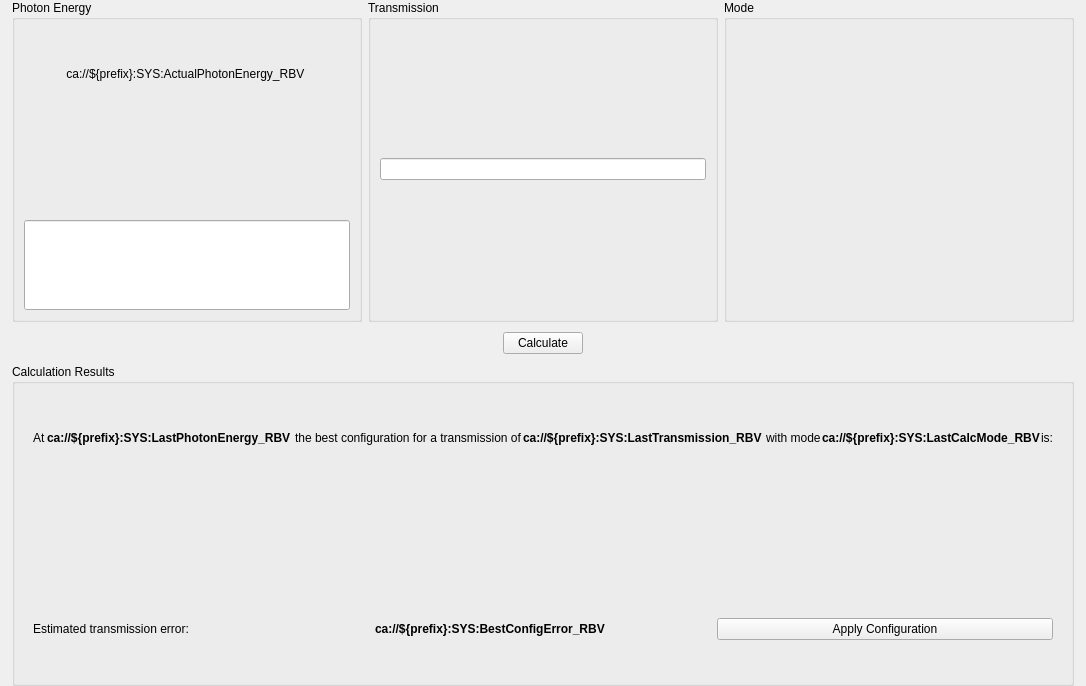
<?xml version="1.0" encoding="UTF-8"?>
<ui version="4.0">
 <class>AttenuatorCalculator</class>
 <widget class="QWidget" name="AttenuatorCalculator">
  <property name="geometry">
   <rect>
    <x>0</x>
    <y>0</y>
    <width>999</width>
    <height>686</height>
   </rect>
  </property>
  <property name="windowTitle">
   <string>Form</string>
  </property>
  <layout class="QVBoxLayout" name="verticalLayout_7" stretch="1,1,1">
   <property name="spacing">
    <number>10</number>
   </property>
   <property name="sizeConstraint">
    <enum>QLayout::SetMinimumSize</enum>
   </property>
   <property name="leftMargin">
    <number>12</number>
   </property>
   <property name="topMargin">
    <number>0</number>
   </property>
   <property name="rightMargin">
    <number>12</number>
   </property>
   <property name="bottomMargin">
    <number>0</number>
   </property>
   <item>
    <widget class="QFrame" name="frame_2">
     <property name="sizePolicy">
      <sizepolicy hsizetype="MinimumExpanding" vsizetype="Minimum">
       <horstretch>0</horstretch>
       <verstretch>0</verstretch>
      </sizepolicy>
     </property>
     <property name="minimumSize">
      <size>
       <width>0</width>
       <height>150</height>
      </size>
     </property>
     <property name="frameShape">
      <enum>QFrame::NoFrame</enum>
     </property>
     <property name="frameShadow">
      <enum>QFrame::Raised</enum>
     </property>
     <property name="lineWidth">
      <number>0</number>
     </property>
     <layout class="QHBoxLayout" name="horizontalLayout_2" stretch="1,1,1">
      <property name="leftMargin">
       <number>0</number>
      </property>
      <property name="topMargin">
       <number>0</number>
      </property>
      <property name="rightMargin">
       <number>0</number>
      </property>
      <property name="bottomMargin">
       <number>0</number>
      </property>
      <item>
       <widget class="QGroupBox" name="PhotonEnergyBox">
        <property name="title">
         <string>Photon Energy</string>
        </property>
        <layout class="QVBoxLayout" name="verticalLayout_2">
         <item>
          <widget class="PyDMLabel" name="ActualEnergy">
           <property name="sizePolicy">
            <sizepolicy hsizetype="Preferred" vsizetype="Preferred">
             <horstretch>0</horstretch>
             <verstretch>0</verstretch>
            </sizepolicy>
           </property>
           <property name="toolTip">
            <string/>
           </property>
           <property name="text">
            <string>ca://${prefix}:SYS:ActualPhotonEnergy_RBV </string>
           </property>
           <property name="alignment">
            <set>Qt::AlignCenter</set>
           </property>
           <property name="showUnits" stdset="0">
            <bool>true</bool>
           </property>
           <property name="channel" stdset="0">
            <string>ca://${prefix}:SYS:ActualPhotonEnergy_RBV </string>
           </property>
          </widget>
         </item>
         <item>
          <widget class="PyDMEnumButton" name="EnergyEnum">
           <property name="sizePolicy">
            <sizepolicy hsizetype="Preferred" vsizetype="Preferred">
             <horstretch>0</horstretch>
             <verstretch>0</verstretch>
            </sizepolicy>
           </property>
           <property name="toolTip">
            <string/>
           </property>
           <property name="channel" stdset="0">
            <string>ca://${prefix}:SYS:EnergySource</string>
           </property>
           <property name="items" stdset="0">
            <stringlist/>
           </property>
          </widget>
         </item>
         <item>
          <widget class="PyDMLineEdit" name="CustomPhotonEnergy">
           <property name="sizePolicy">
            <sizepolicy hsizetype="Expanding" vsizetype="Preferred">
             <horstretch>0</horstretch>
             <verstretch>0</verstretch>
            </sizepolicy>
           </property>
           <property name="toolTip">
            <string/>
           </property>
           <property name="rules" stdset="0">
            <string>[{&quot;name&quot;: &quot;IfCustom&quot;, &quot;property&quot;: &quot;Visible&quot;, &quot;expression&quot;: &quot;ch[0] == 1&quot;, &quot;channels&quot;: [{&quot;channel&quot;: &quot;ca://${prefix}:SYS:EnergySource&quot;, &quot;trigger&quot;: true}]}]</string>
           </property>
           <property name="precision" stdset="0">
            <number>0</number>
           </property>
           <property name="showUnits" stdset="0">
            <bool>true</bool>
           </property>
           <property name="channel" stdset="0">
            <string>ca://${prefix}:SYS:CustomPhotonEnergy</string>
           </property>
          </widget>
         </item>
        </layout>
       </widget>
      </item>
      <item>
       <widget class="QGroupBox" name="TransmissionBox">
        <property name="title">
         <string>Transmission</string>
        </property>
        <layout class="QVBoxLayout" name="verticalLayout_3">
         <item>
          <widget class="PyDMLineEdit" name="DesiredTransmission">
           <property name="toolTip">
            <string/>
           </property>
           <property name="rules" stdset="0">
            <string>[]</string>
           </property>
           <property name="precision" stdset="0">
            <number>0</number>
           </property>
           <property name="showUnits" stdset="0">
            <bool>false</bool>
           </property>
           <property name="channel" stdset="0">
            <string>ca://${prefix}:SYS:DesiredTransmission</string>
           </property>
           <property name="displayFormat" stdset="0">
            <enum>PyDMLineEdit::Exponential</enum>
           </property>
          </widget>
         </item>
        </layout>
       </widget>
      </item>
      <item>
       <widget class="QGroupBox" name="ModeBox">
        <property name="title">
         <string>Mode</string>
        </property>
        <property name="flat">
         <bool>false</bool>
        </property>
        <layout class="QVBoxLayout" name="verticalLayout_5">
         <item>
          <widget class="PyDMEnumButton" name="PyDMEnumButton_2">
           <property name="sizePolicy">
            <sizepolicy hsizetype="Preferred" vsizetype="Preferred">
             <horstretch>0</horstretch>
             <verstretch>0</verstretch>
            </sizepolicy>
           </property>
           <property name="toolTip">
            <string/>
           </property>
           <property name="channel" stdset="0">
            <string>ca://${prefix}:SYS:CalcMode</string>
           </property>
           <property name="items" stdset="0">
            <stringlist/>
           </property>
          </widget>
         </item>
        </layout>
       </widget>
      </item>
     </layout>
    </widget>
   </item>
   <item alignment="Qt::AlignHCenter">
    <widget class="PyDMPushButton" name="CalculateButton">
     <property name="toolTip">
      <string/>
     </property>
     <property name="text">
      <string>Calculate</string>
     </property>
     <property name="autoDefault">
      <bool>true</bool>
     </property>
     <property name="default">
      <bool>false</bool>
     </property>
     <property name="channel" stdset="0">
      <string>ca://${prefix}:SYS:Run</string>
     </property>
     <property name="pressValue" stdset="0">
      <string>1</string>
     </property>
    </widget>
   </item>
   <item>
    <widget class="QGroupBox" name="groupBox">
     <property name="title">
      <string>Calculation Results</string>
     </property>
     <layout class="QVBoxLayout" name="verticalLayout_4">
      <item>
       <widget class="QFrame" name="frame">
        <property name="sizePolicy">
         <sizepolicy hsizetype="Maximum" vsizetype="Preferred">
          <horstretch>0</horstretch>
          <verstretch>0</verstretch>
         </sizepolicy>
        </property>
        <property name="frameShape">
         <enum>QFrame::NoFrame</enum>
        </property>
        <property name="frameShadow">
         <enum>QFrame::Raised</enum>
        </property>
        <layout class="QHBoxLayout" name="horizontalLayout" stretch="0,1,2,1,0,0,0,0">
         <property name="spacing">
          <number>1</number>
         </property>
         <property name="sizeConstraint">
          <enum>QLayout::SetMinimumSize</enum>
         </property>
         <item>
          <widget class="QLabel" name="label">
           <property name="text">
            <string>At</string>
           </property>
          </widget>
         </item>
         <item>
          <widget class="PyDMLabel" name="ActualEnergy_2">
           <property name="font">
            <font>
             <weight>75</weight>
             <bold>true</bold>
            </font>
           </property>
           <property name="toolTip">
            <string/>
           </property>
           <property name="styleSheet">
            <string notr="true"/>
           </property>
           <property name="text">
            <string>ca://${prefix}:SYS:LastPhotonEnergy_RBV </string>
           </property>
           <property name="alignment">
            <set>Qt::AlignLeading|Qt::AlignLeft|Qt::AlignVCenter</set>
           </property>
           <property name="showUnits" stdset="0">
            <bool>true</bool>
           </property>
           <property name="channel" stdset="0">
            <string>ca://${prefix}:SYS:LastPhotonEnergy_RBV </string>
           </property>
          </widget>
         </item>
         <item alignment="Qt::AlignLeft">
          <widget class="QLabel" name="label_2">
           <property name="sizePolicy">
            <sizepolicy hsizetype="Fixed" vsizetype="Fixed">
             <horstretch>0</horstretch>
             <verstretch>0</verstretch>
            </sizepolicy>
           </property>
           <property name="text">
            <string>the best configuration for a transmission of</string>
           </property>
          </widget>
         </item>
         <item alignment="Qt::AlignLeft">
          <widget class="PyDMLabel" name="ActualEnergy_3">
           <property name="font">
            <font>
             <weight>75</weight>
             <bold>true</bold>
            </font>
           </property>
           <property name="toolTip">
            <string/>
           </property>
           <property name="text">
            <string>ca://${prefix}:SYS:LastTransmission_RBV </string>
           </property>
           <property name="alignment">
            <set>Qt::AlignLeading|Qt::AlignLeft|Qt::AlignVCenter</set>
           </property>
           <property name="showUnits" stdset="0">
            <bool>true</bool>
           </property>
           <property name="channel" stdset="0">
            <string>ca://${prefix}:SYS:LastTransmission_RBV </string>
           </property>
           <property name="displayFormat" stdset="0">
            <enum>PyDMLabel::Exponential</enum>
           </property>
          </widget>
         </item>
         <item>
          <widget class="QLabel" name="label_3">
           <property name="text">
            <string>with mode</string>
           </property>
          </widget>
         </item>
         <item>
          <widget class="PyDMLabel" name="ActualEnergy_4">
           <property name="font">
            <font>
             <weight>75</weight>
             <bold>true</bold>
            </font>
           </property>
           <property name="toolTip">
            <string/>
           </property>
           <property name="text">
            <string>ca://${prefix}:SYS:LastCalcMode_RBV</string>
           </property>
           <property name="alignment">
            <set>Qt::AlignLeading|Qt::AlignLeft|Qt::AlignVCenter</set>
           </property>
           <property name="showUnits" stdset="0">
            <bool>true</bool>
           </property>
           <property name="alarmSensitiveBorder" stdset="0">
            <bool>false</bool>
           </property>
           <property name="channel" stdset="0">
            <string>ca://${prefix}:SYS:LastCalcMode_RBV</string>
           </property>
          </widget>
         </item>
         <item>
          <widget class="QLabel" name="label_4">
           <property name="text">
            <string>is:</string>
           </property>
          </widget>
         </item>
         <item>
          <spacer name="horizontalSpacer">
           <property name="orientation">
            <enum>Qt::Horizontal</enum>
           </property>
           <property name="sizeHint" stdset="0">
            <size>
             <width>40</width>
             <height>20</height>
            </size>
           </property>
          </spacer>
         </item>
        </layout>
       </widget>
      </item>
      <item>
       <widget class="PyDMByteIndicator" name="ActiveConfig_2">
        <property name="sizePolicy">
         <sizepolicy hsizetype="Preferred" vsizetype="Preferred">
          <horstretch>0</horstretch>
          <verstretch>0</verstretch>
         </sizepolicy>
        </property>
        <property name="minimumSize">
         <size>
          <width>0</width>
          <height>60</height>
         </size>
        </property>
        <property name="maximumSize">
         <size>
          <width>16777215</width>
          <height>16777215</height>
         </size>
        </property>
        <property name="toolTip">
         <string/>
        </property>
        <property name="alarmSensitiveContent" stdset="0">
         <bool>false</bool>
        </property>
        <property name="alarmSensitiveBorder" stdset="0">
         <bool>true</bool>
        </property>
        <property name="PyDMToolTip" stdset="0">
         <string/>
        </property>
        <property name="channel" stdset="0">
         <string>ca://${prefix}:SYS:BestConfigurationBitmask_RBV</string>
        </property>
        <property name="orientation" stdset="0">
         <enum>Qt::Horizontal</enum>
        </property>
        <property name="showLabels" stdset="0">
         <bool>true</bool>
        </property>
        <property name="bigEndian" stdset="0">
         <bool>true</bool>
        </property>
        <property name="circles" stdset="0">
         <bool>false</bool>
        </property>
        <property name="labelPosition" stdset="0">
         <enum>QTabWidget::South</enum>
        </property>
        <property name="numBits" stdset="0">
         <number>2</number>
        </property>
        <property name="shift" stdset="0">
         <number>0</number>
        </property>
        <property name="labels" stdset="0">
         <stringlist>
          <string>02</string>
          <string>01</string>
         </stringlist>
        </property>
       </widget>
      </item>
      <item>
       <widget class="QFrame" name="frame_3">
        <property name="frameShape">
         <enum>QFrame::NoFrame</enum>
        </property>
        <property name="frameShadow">
         <enum>QFrame::Raised</enum>
        </property>
        <layout class="QHBoxLayout" name="horizontalLayout_3">
         <item>
          <widget class="QLabel" name="label_5">
           <property name="text">
            <string>Estimated transmission error:</string>
           </property>
          </widget>
         </item>
         <item>
          <widget class="PyDMLabel" name="ActualEnergy_5">
           <property name="font">
            <font>
             <weight>75</weight>
             <bold>true</bold>
            </font>
           </property>
           <property name="toolTip">
            <string/>
           </property>
           <property name="text">
            <string>ca://${prefix}:SYS:BestConfigError_RBV </string>
           </property>
           <property name="alignment">
            <set>Qt::AlignLeading|Qt::AlignLeft|Qt::AlignVCenter</set>
           </property>
           <property name="showUnits" stdset="0">
            <bool>false</bool>
           </property>
           <property name="channel" stdset="0">
            <string>ca://${prefix}:SYS:BestConfigError_RBV </string>
           </property>
           <property name="displayFormat" stdset="0">
            <enum>PyDMLabel::Exponential</enum>
           </property>
          </widget>
         </item>
         <item>
          <widget class="PyDMPushButton" name="CalculateButton_2">
           <property name="toolTip">
            <string/>
           </property>
           <property name="text">
            <string>Apply Configuration</string>
           </property>
           <property name="autoDefault">
            <bool>true</bool>
           </property>
           <property name="default">
            <bool>false</bool>
           </property>
           <property name="channel" stdset="0">
            <string>ca://${prefix}:SYS:ApplyConfiguration</string>
           </property>
           <property name="pressValue" stdset="0">
            <string>1</string>
           </property>
          </widget>
         </item>
        </layout>
       </widget>
      </item>
     </layout>
    </widget>
   </item>
  </layout>
 </widget>
 <customwidgets>
  <customwidget>
   <class>PyDMLabel</class>
   <extends>QLabel</extends>
   <header>pydm.widgets.label</header>
  </customwidget>
  <customwidget>
   <class>PyDMByteIndicator</class>
   <extends>QWidget</extends>
   <header>pydm.widgets.byte</header>
  </customwidget>
  <customwidget>
   <class>PyDMEnumButton</class>
   <extends>QWidget</extends>
   <header>pydm.widgets.enum_button</header>
  </customwidget>
  <customwidget>
   <class>PyDMLineEdit</class>
   <extends>QLineEdit</extends>
   <header>pydm.widgets.line_edit</header>
  </customwidget>
  <customwidget>
   <class>PyDMPushButton</class>
   <extends>QPushButton</extends>
   <header>pydm.widgets.pushbutton</header>
  </customwidget>
 </customwidgets>
 <resources/>
 <connections/>
</ui>
